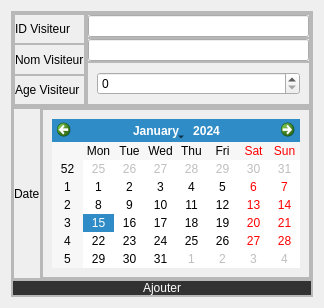
           <widget class="QWidget" name="tab_2">
            <attribute name="title">
             <string>Ajouter</string>
            </attribute>
            <layout class="QVBoxLayout" name="verticalLayout_9">
             <item>
              <widget class="QFrame" name="frame_33">
               <property name="frameShape">
                <enum>QFrame::StyledPanel</enum>
               </property>
               <property name="frameShadow">
                <enum>QFrame::Raised</enum>
               </property>
               <layout class="QVBoxLayout" name="verticalLayout_15">
                <property name="spacing">
                 <number>0</number>
                </property>
                <property name="leftMargin">
                 <number>0</number>
                </property>
                <property name="topMargin">
                 <number>0</number>
                </property>
                <property name="rightMargin">
                 <number>0</number>
                </property>
                <property name="bottomMargin">
                 <number>0</number>
                </property>
                <item alignment="Qt::AlignTop">
                 <widget class="QFrame" name="frame_34">
                  <property name="frameShape">
                   <enum>QFrame::StyledPanel</enum>
                  </property>
                  <property name="frameShadow">
                   <enum>QFrame::Raised</enum>
                  </property>
                  <layout class="QHBoxLayout" name="horizontalLayout_33">
                   <property name="spacing">
                    <number>0</number>
                   </property>
                   <property name="leftMargin">
                    <number>0</number>
                   </property>
                   <property name="topMargin">
                    <number>0</number>
                   </property>
                   <property name="rightMargin">
                    <number>0</number>
                   </property>
                   <property name="bottomMargin">
                    <number>0</number>
                   </property>
                   <item>
                    <widget class="QFrame" name="frame_36">
                     <property name="frameShape">
                      <enum>QFrame::StyledPanel</enum>
                     </property>
                     <property name="frameShadow">
                      <enum>QFrame::Raised</enum>
                     </property>
                     <layout class="QVBoxLayout" name="verticalLayout_17">
                      <property name="spacing">
                       <number>0</number>
                      </property>
                      <property name="leftMargin">
                       <number>0</number>
                      </property>
                      <property name="topMargin">
                       <number>0</number>
                      </property>
                      <property name="rightMargin">
                       <number>0</number>
                      </property>
                      <property name="bottomMargin">
                       <number>0</number>
                      </property>
                      <item>
                       <widget class="QFrame" name="frame_40">
                        <property name="frameShape">
                         <enum>QFrame::StyledPanel</enum>
                        </property>
                        <property name="frameShadow">
                         <enum>QFrame::Raised</enum>
                        </property>
                        <layout class="QHBoxLayout" name="horizontalLayout_35">
                         <property name="spacing">
                          <number>0</number>
                         </property>
                         <property name="leftMargin">
                          <number>0</number>
                         </property>
                         <property name="topMargin">
                          <number>0</number>
                         </property>
                         <property name="rightMargin">
                          <number>0</number>
                         </property>
                         <property name="bottomMargin">
                          <number>0</number>
                         </property>
                         <item alignment="Qt::AlignLeft">
                          <widget class="QLabel" name="label_9">
                           <property name="text">
                            <string>ID Visiteur</string>
                           </property>
                          </widget>
                         </item>
                        </layout>
                       </widget>
                      </item>
                      <item>
                       <widget class="QFrame" name="frame_41">
                        <property name="frameShape">
                         <enum>QFrame::StyledPanel</enum>
                        </property>
                        <property name="frameShadow">
                         <enum>QFrame::Raised</enum>
                        </property>
                        <layout class="QVBoxLayout" name="verticalLayout_18">
                         <property name="spacing">
                          <number>0</number>
                         </property>
                         <property name="leftMargin">
                          <number>0</number>
                         </property>
                         <property name="topMargin">
                          <number>0</number>
                         </property>
                         <property name="rightMargin">
                          <number>0</number>
                         </property>
                         <property name="bottomMargin">
                          <number>0</number>
                         </property>
                         <item alignment="Qt::AlignLeft">
                          <widget class="QLabel" name="label_10">
                           <property name="text">
                            <string>Nom Visiteur</string>
                           </property>
                          </widget>
                         </item>
                        </layout>
                       </widget>
                      </item>
                      <item>
                       <widget class="QFrame" name="frame_42">
                        <property name="frameShape">
                         <enum>QFrame::StyledPanel</enum>
                        </property>
                        <property name="frameShadow">
                         <enum>QFrame::Raised</enum>
                        </property>
                        <layout class="QVBoxLayout" name="verticalLayout_19">
                         <property name="spacing">
                          <number>0</number>
                         </property>
                         <property name="leftMargin">
                          <number>0</number>
                         </property>
                         <property name="topMargin">
                          <number>0</number>
                         </property>
                         <property name="rightMargin">
                          <number>0</number>
                         </property>
                         <property name="bottomMargin">
                          <number>0</number>
                         </property>
                         <item alignment="Qt::AlignLeft">
                          <widget class="QLabel" name="label_11">
                           <property name="text">
                            <string>Age Visiteur</string>
                           </property>
                          </widget>
                         </item>
                        </layout>
                       </widget>
                      </item>
                     </layout>
                    </widget>
                   </item>
                   <item>
                    <widget class="QFrame" name="frame_37">
                     <property name="frameShape">
                      <enum>QFrame::StyledPanel</enum>
                     </property>
                     <property name="frameShadow">
                      <enum>QFrame::Raised</enum>
                     </property>
                     <layout class="QVBoxLayout" name="verticalLayout_16">
                      <property name="spacing">
                       <number>0</number>
                      </property>
                      <property name="leftMargin">
                       <number>0</number>
                      </property>
                      <property name="topMargin">
                       <number>0</number>
                      </property>
                      <property name="rightMargin">
                       <number>0</number>
                      </property>
                      <property name="bottomMargin">
                       <number>0</number>
                      </property>
                      <item>
                       <widget class="QFrame" name="frame_43">
                        <property name="frameShape">
                         <enum>QFrame::StyledPanel</enum>
                        </property>
                        <property name="frameShadow">
                         <enum>QFrame::Raised</enum>
                        </property>
                        <layout class="QVBoxLayout" name="verticalLayout_21">
                         <property name="spacing">
                          <number>0</number>
                         </property>
                         <property name="leftMargin">
                          <number>0</number>
                         </property>
                         <property name="topMargin">
                          <number>0</number>
                         </property>
                         <property name="rightMargin">
                          <number>0</number>
                         </property>
                         <property name="bottomMargin">
                          <number>0</number>
                         </property>
                         <item>
                          <widget class="QLineEdit" name="ID_VISITEUR"/>
                         </item>
                        </layout>
                       </widget>
                      </item>
                      <item>
                       <widget class="QFrame" name="frame_44">
                        <property name="frameShape">
                         <enum>QFrame::StyledPanel</enum>
                        </property>
                        <property name="frameShadow">
                         <enum>QFrame::Raised</enum>
                        </property>
                        <layout class="QVBoxLayout" name="verticalLayout_22">
                         <property name="spacing">
                          <number>0</number>
                         </property>
                         <property name="leftMargin">
                          <number>0</number>
                         </property>
                         <property name="topMargin">
                          <number>0</number>
                         </property>
                         <property name="rightMargin">
                          <number>0</number>
                         </property>
                         <property name="bottomMargin">
                          <number>0</number>
                         </property>
                         <item alignment="Qt::AlignTop">
                          <widget class="QLineEdit" name="NOM_VISITEUR"/>
                         </item>
                        </layout>
                       </widget>
                      </item>
                      <item alignment="Qt::AlignBottom">
                       <widget class="QFrame" name="frame_45">
                        <property name="frameShape">
                         <enum>QFrame::StyledPanel</enum>
                        </property>
                        <property name="frameShadow">
                         <enum>QFrame::Raised</enum>
                        </property>
                        <layout class="QHBoxLayout" name="horizontalLayout_17">
                         <item>
                          <widget class="QSpinBox" name="AGE_VISITEUR"/>
                         </item>
                        </layout>
                       </widget>
                      </item>
                     </layout>
                    </widget>
                   </item>
                  </layout>
                 </widget>
                </item>
                <item>
                 <widget class="QFrame" name="frame_35">
                  <property name="frameShape">
                   <enum>QFrame::StyledPanel</enum>
                  </property>
                  <property name="frameShadow">
                   <enum>QFrame::Raised</enum>
                  </property>
                  <layout class="QHBoxLayout" name="horizontalLayout_34">
                   <property name="spacing">
                    <number>0</number>
                   </property>
                   <property name="leftMargin">
                    <number>0</number>
                   </property>
                   <property name="topMargin">
                    <number>0</number>
                   </property>
                   <property name="rightMargin">
                    <number>0</number>
                   </property>
                   <property name="bottomMargin">
                    <number>0</number>
                   </property>
                   <item>
                    <widget class="QFrame" name="frame_38">
                     <property name="frameShape">
                      <enum>QFrame::StyledPanel</enum>
                     </property>
                     <property name="frameShadow">
                      <enum>QFrame::Raised</enum>
                     </property>
                     <layout class="QVBoxLayout" name="verticalLayout_20">
                      <property name="spacing">
                       <number>0</number>
                      </property>
                      <property name="leftMargin">
                       <number>0</number>
                      </property>
                      <property name="topMargin">
                       <number>0</number>
                      </property>
                      <property name="rightMargin">
                       <number>0</number>
                      </property>
                      <property name="bottomMargin">
                       <number>0</number>
                      </property>
                      <item alignment="Qt::AlignLeft">
                       <widget class="QLabel" name="label_12">
                        <property name="text">
                         <string>Date</string>
                        </property>
                       </widget>
                      </item>
                     </layout>
                    </widget>
                   </item>
                   <item>
                    <widget class="QFrame" name="frame_39">
                     <property name="frameShape">
                      <enum>QFrame::StyledPanel</enum>
                     </property>
                     <property name="frameShadow">
                      <enum>QFrame::Raised</enum>
                     </property>
                     <layout class="QVBoxLayout" name="verticalLayout_23">
                      <property name="spacing">
                       <number>0</number>
                      </property>
                      <property name="leftMargin">
                       <number>0</number>
                      </property>
                      <property name="topMargin">
                       <number>0</number>
                      </property>
                      <property name="rightMargin">
                       <number>0</number>
                      </property>
                      <property name="bottomMargin">
                       <number>0</number>
                      </property>
                      <item>
                       <widget class="QFrame" name="frame_46">
                        <property name="frameShape">
                         <enum>QFrame::StyledPanel</enum>
                        </property>
                        <property name="frameShadow">
                         <enum>QFrame::Raised</enum>
                        </property>
                        <layout class="QHBoxLayout" name="horizontalLayout_16">
                         <item>
                          <widget class="QCalendarWidget" name="calendarWidget"/>
                         </item>
                        </layout>
                       </widget>
                      </item>
                     </layout>
                    </widget>
                   </item>
                  </layout>
                 </widget>
                </item>
                <item alignment="Qt::AlignBottom">
                 <widget class="QFrame" name="frame_48">
                  <property name="frameShape">
                   <enum>QFrame::StyledPanel</enum>
                  </property>
                  <property name="frameShadow">
                   <enum>QFrame::Raised</enum>
                  </property>
                  <layout class="QHBoxLayout" name="horizontalLayout_13">
                   <property name="spacing">
                    <number>0</number>
                   </property>
                   <property name="leftMargin">
                    <number>0</number>
                   </property>
                   <property name="topMargin">
                    <number>0</number>
                   </property>
                   <property name="rightMargin">
                    <number>0</number>
                   </property>
                   <property name="bottomMargin">
                    <number>0</number>
                   </property>
                   <item>
                    <widget class="QPushButton" name="AJOUT_V">
                     <property name="styleSheet">
                      <string notr="true">QPushButton{
    color:white;
	font: 75 10pt &quot;Source Code Pro&quot;;
	font: 87 8pt &quot;Nexa Rust Sans Black 01&quot;;
    background-color: rgb(51, 50, 50);
background:  rgb(51, 50, 50);
border-radius:10px;
}
QPushButton:hover
{
color:white;

background:#b20837;
border-radius:10px;
}</string>
                     </property>
                     <property name="text">
                      <string>Ajouter</string>
                     </property>
                    </widget>
                   </item>
                  </layout>
                 </widget>
                </item>
               </layout>
              </widget>
             </item>
            </layout>
           </widget>
